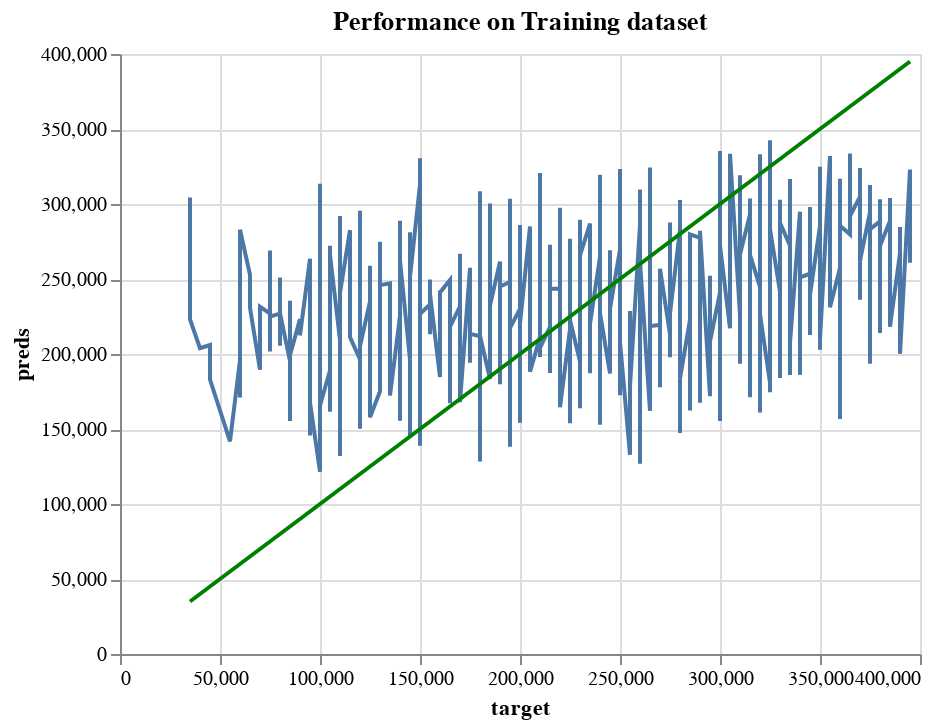

Write notebook code for a chart like this one.
### Markdown cell above
These coefficients can give an intuition of how each feature impacts expected salary:


*   Computer Engineering earn on average higher than other engineering specialization
*   Mechanical engineering earn less on average compared to other engineering specialization

### Code cell
#Illustration of model performance vs perfect prediction

# Graphic depiction of model's performance on Training dataset

perfect_test = alt.Chart(pd.DataFrame({'target': y_train, 'preds': y_train})).mark_line(color='green').encode(
    x='target',
    y='preds'
)

pred_chart_test = alt.Chart(pd.DataFrame({'target': y_train, 'preds': y_train_preds})).mark_line().encode(
    x='target',
    y='preds'
  )

combined_chart = (pred_chart_test + perfect_test).properties(
    title='Performance on Training dataset'
)

combined_chart

### Figure 1 — Vega-Lite specification as saved in the notebook (floating-point values rounded to 4 significant figures; data arrays with more than 128 entries replaced by an {"elided": "..."} marker saying what was removed)
{"config": {"view": {"continuousWidth": 400, "continuousHeight": 300}}, "layer": [{"data": {"name": "data-914b38ecbb06f61339abab50105a0dd1"}, "mark": "line", "encoding": {"x": {"field": "target", "type": "quantitative"}, "y": {"field": "preds", "type": "quantitative"}}}, {"data": {"name": "data-b48064efce58eea531c644e64e3fbcca"}, "mark": {"type": "line", "color": "green"}, "encoding": {"x": {"field": "target", "type": "quantitative"}, "y": {"field": "preds", "type": "quantitative"}}}], "title": "Performance on Training dataset", "$schema": "https://vega.github.io/schema/vega-lite/v4.17.0.json", "datasets": {"data-914b38ecbb06f61339abab50105a0dd1": {"elided": "1402 records"}, "data-b48064efce58eea531c644e64e3fbcca": {"elided": "1402 records"}}}
